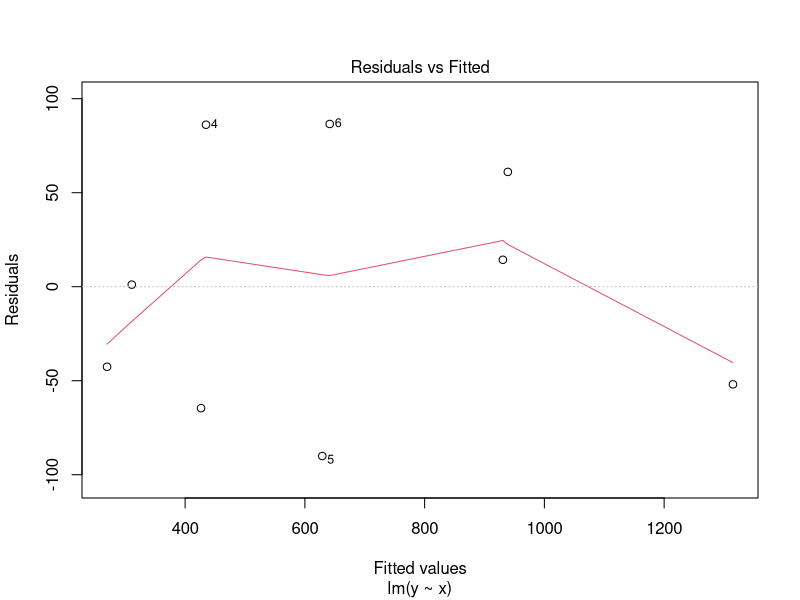
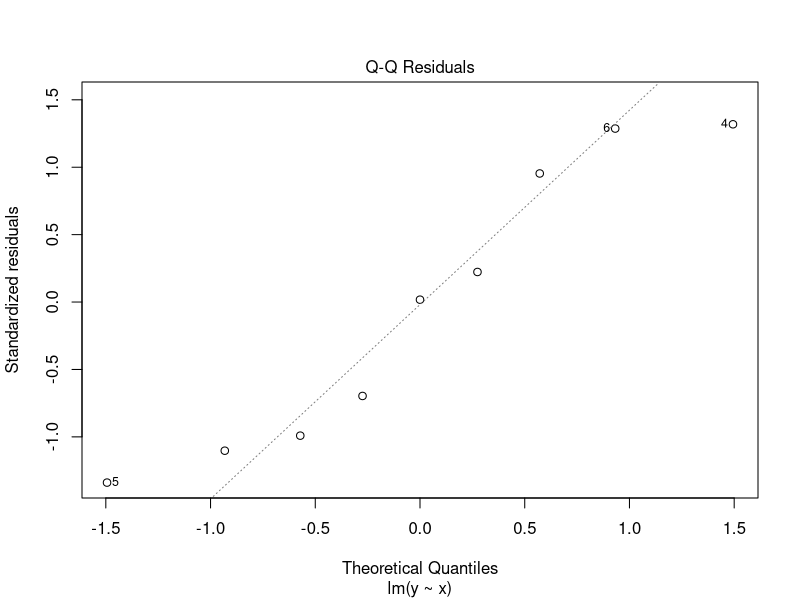
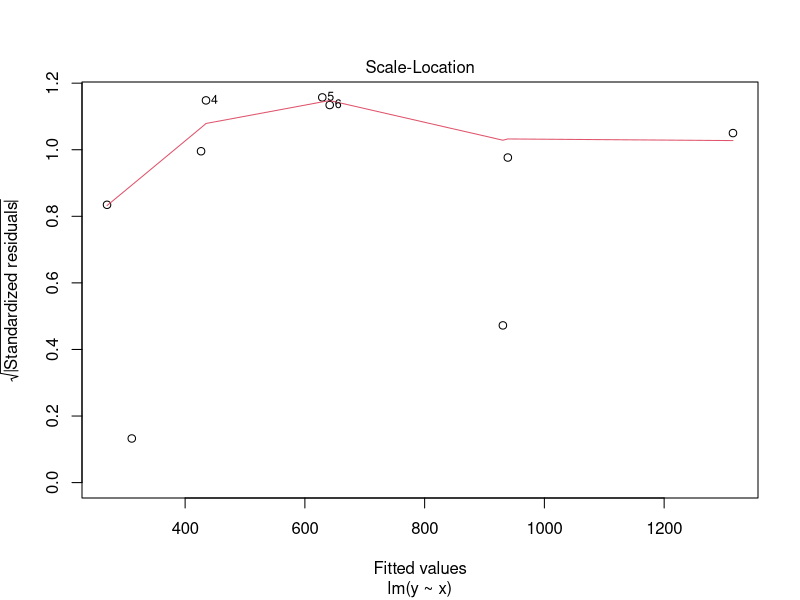
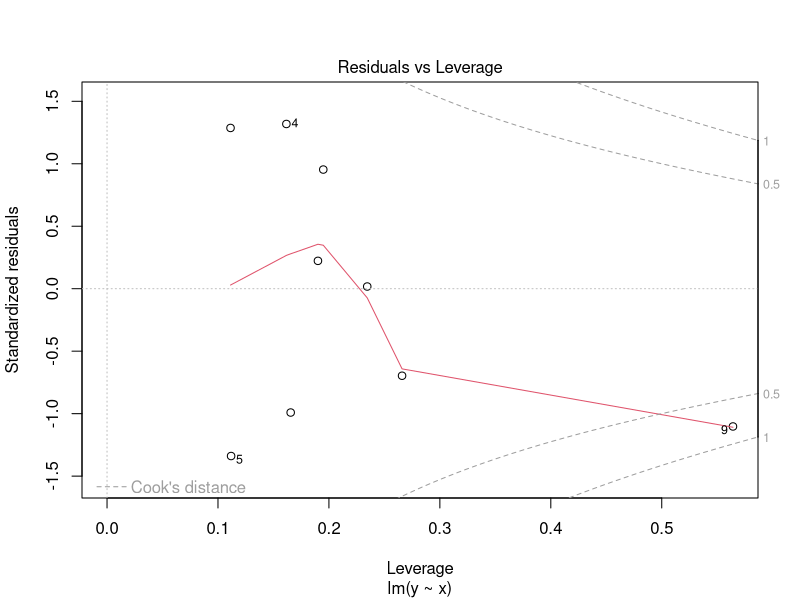
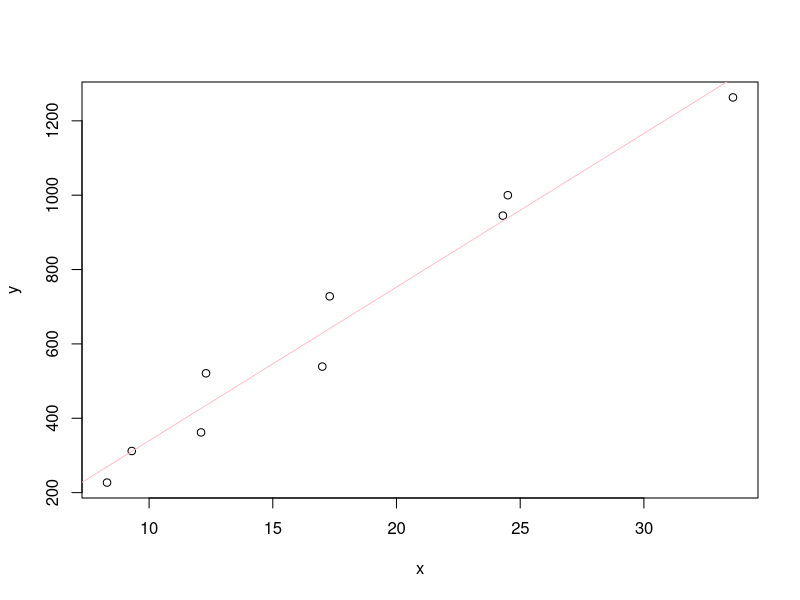

These charts were generated, in order, by the following R code:
# Protok saobracaja u hiljadama automobila u toku dana
x = c(8.3, 9.3, 12.1, 12.3, 17.0, 17.3, 24.3, 24.5, 33.6) 
# A prisustva olova u kori drveca:
y = c(227, 312, 362, 521, 539, 728, 945, 1000, 1263)
# Oceniti koeficijente modela y=a*x+b.

model = lm(y ~ x)
summary(model)

plot(model)

# iz tabele
a = 41.318
b = -73.356
plot(x, y)
# regresiona prava
abline(b, a, col = 'pink')

new = 28
# predvidjanje na osnovu ovog modela za
# vrednosti x = 5, 13.3, 28, 30, 100.
predict(model, newdata = data.frame(x = c(5, 13.3, 28, 30, 100)))